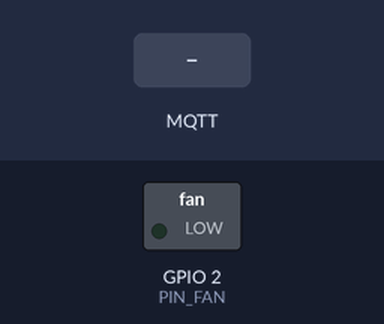
Bench run of a sketch on a simulated ESP32. Parts: switched loads named in the sketch (green lamp = pin HIGH). The inputs (shaded band) are chosen by the test bench. WiFi joins after 1.5 s; servers stay silent unless stated; random numbers use the default seed unless the sketch sets one; no MQTT or app messages arrive unless stated; what the sketch prints to the serial monitor is not drawn.

Above: at 2.7 s.
2.8 s: MQTT message "FAN_ON" arrives on the first subscribed topic
At 4.7 s:
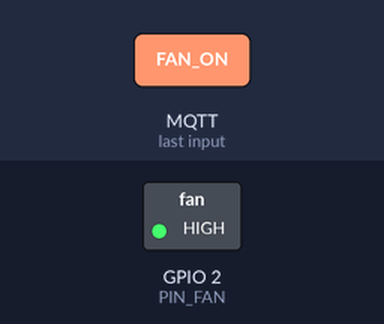
5.0 s: MQTT message "FAN_OFF" arrives on the first subscribed topic
At 6.0 s:
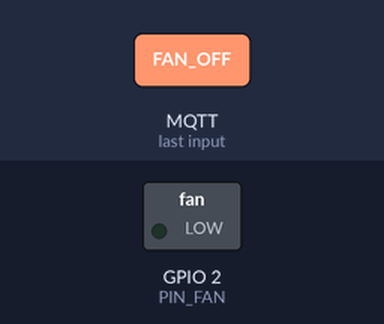
Timing chart, 0 to 8.0 s (numbered marks = the images above; inputs shaded):
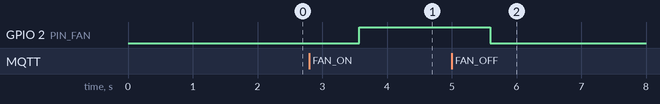

The sketch:

final_proyek.ino
```cpp
#include <WiFi.h>
#include <PubSubClient.h>
#include <ArduinoJson.h>

const char* ssid = "NDtechnogy 4G";
const char* password = "NDtech1234";

const char* mqtt_server = "broker.emqx.io";
const int mqtt_port = 1883;

const char* topic_data = "proyek/solar_panel/data";
const char* topic_control = "proyek/solar_panel/control";

WiFiClient espClient;
PubSubClient client(espClient);

bool fanStatus = false;
bool chargeStatus = true;
float batteryLevel = 85.0;
#define PIN_FAN 2

void setup() {
  Serial.begin(115200);
  pinMode(PIN_FAN, OUTPUT);

  WiFi.begin(ssid, password);
  while (WiFi.status() != WL_CONNECTED) {
    delay(500);
    Serial.print(".");
  }
  Serial.println("\nWiFi Connected");

  client.setServer(mqtt_server, mqtt_port);
  client.setCallback(callback);
}

void callback(char* topic, byte* payload, unsigned int length) {
  String message;
  for (int i = 0; i < length; i++) {
    message += (char)payload[i];
  }
  Serial.print("Pesan Kontrol Masuk: ");
  Serial.println(message);

  if (message == "FAN_ON") {
    fanStatus = true;
    digitalWrite(PIN_FAN, HIGH);
  } else if (message == "FAN_OFF") {
    fanStatus = false;
    digitalWrite(PIN_FAN, LOW);
  } else if (message == "CHARGE_ON") {
    chargeStatus = true;
  } else if (message == "CHARGE_OFF") {
    chargeStatus = false;
  }
}

void reconnect() {
  while (!client.connected()) {
    Serial.print("Menghubungkan ke MQTT...");
    String clientId = "ESP32Client-" + String(random(0xffff), HEX);
    if (client.connect(clientId.c_str())) {
      Serial.println("Terhubung!");
      client.subscribe(topic_control);
    } else {
      Serial.print("Gagal, rc=");
      Serial.print(client.state());
      delay(5000);
    }
  }
}

float randomFloat(float min, float max) {
  return min + (float)random(0, 10000) / 10000.0 * (max - min);
}

void loop() {
  if (!client.connected()) {
    reconnect();
  }
  client.loop();

  float voltage = randomFloat(11.5, 12.2);
  float current = randomFloat(2.0, 5.0);
  float tempPanel = randomFloat(45.0, 55.0);
  float tempBox = randomFloat(30.0, 40.0);

  if(chargeStatus && batteryLevel < 100) batteryLevel += 0.5;
  else if(!chargeStatus && batteryLevel > 0) batteryLevel -= 0.5;

  StaticJsonDocument<512> doc;
  doc["voltage"] = voltage;
  doc["current"] = current;
  doc["tempPanel"] = tempPanel;
  doc["tempBox"] = tempBox;
  doc["fanStatus"] = fanStatus ? "ON" : "OFF";
  doc["chargeStatus"] = chargeStatus ? "Charging" : "Idle";
  doc["batteryLevel"] = batteryLevel;

  char buffer[512];
  serializeJson(doc, buffer);

  if (client.publish(topic_data, buffer)) {
    Serial.println("--------------------------------------------------");
    Serial.println("[SUKSES] Data berhasil dikirim ke MQTT!");
    Serial.print("Isi Data: ");
    Serial.println(buffer);
    Serial.println("--------------------------------------------------");
  } else {
    Serial.println("[ERROR] Gagal mengirim data. Cek koneksi internet.");
  }

  delay(2000);
}
```

Measured:
- after the input at 2.8 s, GPIO 2 (PIN_FAN): LOW → HIGH after 0.77 s
- after the input at 5.0 s, GPIO 2 (PIN_FAN): HIGH → LOW after 0.60 s
